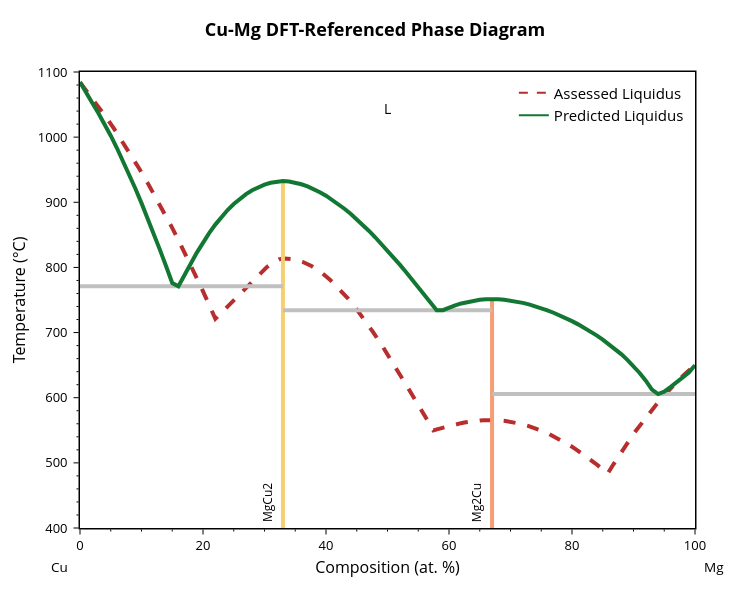

Notebook source saved alongside this figure:
### Code cell
# ============================================================
# STEP 1: Load system, generate initial prediction, establish asymptote
# ============================================================

bl_base = BinaryLiquid.from_cache(SYSTEM, param_format=PARAM_FORMAT)
bl_base.comp_range_fit_lim = 0.0
bl_base.init_error = False

# Ground-truth reference: never modified, used only for MAE evaluation
reference_liq = list(bl_base.digitized_liq)
ref_max_liq_temp = max(pt[1] for pt in reference_liq)
ref_min_liq_temp = min(pt[1] for pt in reference_liq)
x_range = (min(pt[0] for pt in reference_liq if 0 < pt[0] < 1),
           max(pt[0] for pt in reference_liq if 0 < pt[0] < 1))
CANDIDATE_GRID = np.linspace(x_range[0], x_range[1], 100)

print(f"Loaded {SYSTEM}: {len(reference_liq)} reference liquidus points, "
      f"x ∈ [{x_range[0]:.3f}, {x_range[1]:.3f}]")

# --- Initial prediction: DFT pseudo-constraint (no invariant constraints) ---
# from gliquid.production_model_runner import ProductionModelRunner
# runner = ProductionModelRunner(str(cfg.data_dir) + "/20260217_135723")
# # predict_system returns [L0_a, L0_b, L1_a]; L1_b = 0 for comb-exp format
# pred_params = runner.predict_system(SYSTEM) + [0]
pred_params = [-27000, -5.7, -17000, 0]
bl_base.update_params(pred_params)
initial_params = bl_base.get_params()
BLPlotter(bl_base).show('pred+liq')
print(f"Initial params: L0_a={initial_params[0]:.1f}  L0_b={initial_params[1]:.4f}  "
      f"L1_a={initial_params[2]:.1f}  L1_b={initial_params[3]:.4f}")

# --- MAE of the initial prediction (iteration 0 baseline, shared by all strategies) ---
bl_init_eval = copy.deepcopy(bl_base)
bl_init_eval.digitized_liq   = reference_liq
bl_init_eval.max_liq_temp    = ref_max_liq_temp
bl_init_eval.min_liq_temp    = ref_min_liq_temp
bl_init_eval.ignored_comp_ranges = []
bl_init_eval.update_phase_points()
INITIAL_MAE, _, INITIAL_MAPE, _ = bl_init_eval.calculate_deviation_metrics()
print(f"Initial prediction MAE: {INITIAL_MAE:.2f} K  |  MAPE: {INITIAL_MAPE:.2f} %")

# --- Asymptote: best MAE from standard full-data fitting ---
print("\nComputing full-fit asymptote (standard fitting on complete liquidus)...")
bl_full = copy.deepcopy(bl_base)
bl_full.digitized_liq        = reference_liq
bl_full.max_liq_temp         = ref_max_liq_temp
bl_full.min_liq_temp         = ref_min_liq_temp
bl_full.ignored_comp_ranges  = []
full_fit_results = bl_full.fit_parameters(n_opts=5, max_iter=64, verbose=False)
ASYMPTOTE_MAE  = min(r['mae']  for r in full_fit_results)
ASYMPTOTE_MAPE = min(r['mape'] for r in full_fit_results)
print(f"Full-fit asymptote:  MAE = {ASYMPTOTE_MAE:.2f} K  |  MAPE = {ASYMPTOTE_MAPE:.2f} %")

### Figure 1 — Plotly figure (JSON) as saved in the notebook; plotly's stock layout.template omitted (floating-point values rounded to 4 significant figures)
{"data": [{"line": {"color": "#B82E2E", "dash": "dash", "width": 4}, "mode": "lines", "showlegend": false, "type": "scatter", "x": [0.03812, 1.448, 2.85, 4.236, 5.606, 6.96, 8.298, 9.62, 10.93, 12.22, 13.5, 14.76, 16.01, 17.24, 18.46, 19.66, 20.86, 22.01, 22.94, 23.87, 24.74, 25.57, 26.36, 27.11, 27.82, 28.49, 29.13, 29.73, 30.31, 30.86, 31.38, 31.89, 32.37, 32.83, 33.28, 34.77, 36.25, 37.71, 39.16, 40.6, 42.02, 43.44, 44.85, 46.26, 47.66, 49.06, 50.46, 51.86, 53.26, 54.66, 56.07, 57.47, 58.03, 58.61, 59.18, 59.75, 60.31, 60.86, 61.41, 61.95, 62.49, 63.02, 63.55, 64.08, 64.6, 65.12, 65.63, 66.15, 66.66, 67.94, 69.2, 70.44, 71.66, 72.85, 74.03, 75.18, 76.32, 77.44, 78.55, 79.63, 80.7, 81.76, 82.8, 83.83, 84.84, 85.81, 86.53, 87.3, 88.07, 88.85, 89.65, 90.45, 91.27, 92.1, 92.93, 93.78, 94.64, 95.5, 96.38, 97.27, 98.16, 99.06, 99.96], "y": [1084.0, 1067.0, 1049.0, 1031.0, 1012.0, 992.4, 972.4, 951.9, 930.9, 909.4, 887.4, 864.9, 841.9, 818.5, 794.6, 770.3, 745.6, 721.0, 729.8, 738.7, 747.2, 755.4, 763.2, 770.6, 777.5, 783.9, 789.8, 795.2, 799.9, 804.0, 807.4, 810.2, 812.2, 813.4, 813.9, 812.5, 808.3, 801.7, 792.8, 781.7, 768.6, 753.8, 737.5, 719.7, 700.7, 680.7, 659.9, 638.4, 616.4, 594.2, 571.8, 549.8, 551.4, 553.0, 554.6, 556.0, 557.4, 558.7, 559.9, 560.9, 561.9, 562.8, 563.5, 564.2, 564.7, 565.1, 565.4, 565.6, 565.7, 565.3, 564.2, 562.4, 559.9, 556.8, 553.1, 548.9, 544.1, 538.8, 533.1, 527.0, 520.5, 513.6, 506.4, 498.9, 491.2, 483.6, 494.8, 506.3, 517.5, 528.6, 539.5, 550.1, 560.6, 570.7, 580.7, 590.4, 599.8, 608.9, 617.8, 626.4, 634.6, 642.6, 650.1]}, {"hovertemplate": "label=MgCu2<br>x=%{x}<br>t=%{y}<extra></extra>", "legendgroup": "MgCu2", "line": {"color": "rgb(246, 207, 113)", "dash": "solid", "width": 4}, "marker": {"symbol": "circle"}, "mode": "lines", "name": "MgCu2", "orientation": "v", "showlegend": false, "type": "scatter", "x": [33, 33, 33, 33, 33, 33, 33, 33, 33, 33, 33, 33, 33, 33, 33, 33, 33, 33, 33, 33, 33, 33, 33, 33, 33, 33, 33, 33, 33, 33, 33, 33, 33, 33, 33, 33, 33, 33, 33, 33, 33, 33, 33, 33], "xaxis": "x", "y": [771.0, 734.2, 769.8, 746.0, 758.0, 924.3, 910.1, 793.0, 781.5, 804.2, 815.2, 825.9, 874.0, 905.5, 915.5, 920.3, 897.4, 904.0, 852.7, 846.3, 836.3, 890.1, 882.3, 856.0, 865.2, 931.8, 930.0, 923.3, 927.2, 932.7, 897.4, 838.4, 822.7, 918.5, 912.6, 931.9, 888.0, 787.2, 805.6, 927.6, 930.1, 865.7, 877.5, -273.1], "yaxis": "y"}, {"hovertemplate": "label=Mg2Cu<br>x=%{x}<br>t=%{y}<extra></extra>", "legendgroup": "Mg2Cu", "line": {"color": "rgb(248, 156, 116)", "dash": "solid", "width": 4}, "marker": {"symbol": "circle"}, "mode": "lines", "name": "Mg2Cu", "orientation": "v", "showlegend": false, "type": "scatter", "x": [67, 67, 67, 67, 67, 67, 67, 67, 67, 67, 67, 67, 67, 67, 67, 67, 67, 67, 67, 67, 67, 67, 67, 67, 67, 67, 67, 67, 67, 67, 67, 67, 67, 67, 67, 67, 67, 67], "xaxis": "x", "y": [605.6, 734.2, 626.1, 612.5, 741.8, 638.0, 695.7, 747.1, 744.7, 734.3, 738.3, 658.2, 648.6, 689.2, 682.3, 666.9, 674.9, 726.5, 722.2, 712.6, 717.5, 707.3, 701.7, 730.5, 734.1, 740.5, 737.5, 749.2, 747.6, 743.2, 745.6, 750.4, 751.7, 751.3, 749.0, 750.4, 751.3, -273.1], "yaxis": "y"}, {"hovertemplate": "x=%{x}<br>y=%{y}<extra></extra>", "legendgroup": "", "line": {"color": "Silver", "dash": "solid", "width": 4}, "marker": {"symbol": "circle"}, "mode": "lines", "name": "", "orientation": "v", "showlegend": false, "type": "scatter", "x": [0, 16, 33], "xaxis": "x", "y": [771.0, 771.0, 771.0], "yaxis": "y"}, {"hovertemplate": "x=%{x}<br>y=%{y}<extra></extra>", "legendgroup": "", "line": {"color": "Silver", "dash": "solid", "width": 4}, "marker": {"symbol": "circle"}, "mode": "lines", "name": "", "orientation": "v", "showlegend": false, "type": "scatter", "x": [67, 94, 100], "xaxis": "x", "y": [605.6, 605.6, 605.6], "yaxis": "y"}, {"hovertemplate": "x=%{x}<br>y=%{y}<extra></extra>", "legendgroup": "", "line": {"color": "Silver", "dash": "solid", "width": 4}, "marker": {"symbol": "circle"}, "mode": "lines", "name": "", "orientation": "v", "showlegend": false, "type": "scatter", "x": [33, 58.0, 67], "xaxis": "x", "y": [734.2, 734.2, 734.2], "yaxis": "y"}, {"hovertemplate": "label=L<br>x=%{x}<br>t=%{y}<extra></extra>", "legendgroup": "L", "line": {"color": "#117733", "dash": "solid", "width": 4}, "marker": {"symbol": "circle"}, "mode": "lines", "name": "L", "orientation": "v", "showlegend": false, "type": "scatter", "x": [0, 1, 2, 3, 4, 5, 6, 7.0, 8, 9, 10, 11, 12, 13, 14.0, 15, 16, 17, 18, 19, 20, 21, 22, 23, 24, 25, 26, 27, 28.0, 29.0, 30, 31, 32, 33, 34, 35, 36, 37, 38, 39, 40, 41, 42, 43, 44, 45, 46, 47, 48, 49, 50, 51, 52, 53, 54, 55.0, 56.0, 57.0, 58.0, 59, 60, 61, 62, 63, 64, 65, 66, 67, 68, 69, 70, 71, 72, 73, 74, 75, 76, 77, 78, 79, 80, 81, 82, 83, 84, 85, 86, 87, 88, 89, 90, 91, 92, 93, 94, 95, 96, 97, 98, 99, 100], "xaxis": "x", "y": [1085.0, 1067.0, 1052.0, 1037.0, 1020.0, 1002.0, 983.3, 963.5, 942.8, 921.1, 898.7, 875.5, 851.6, 827.0, 801.8, 776.0, 771.0, 787.2, 805.6, 822.7, 838.4, 852.7, 865.7, 877.5, 888.0, 897.4, 905.5, 912.6, 918.5, 923.3, 927.2, 930.0, 931.8, 932.7, 931.9, 930.1, 927.6, 924.3, 920.3, 915.5, 910.1, 904.0, 897.4, 890.1, 882.3, 874.0, 865.2, 856.0, 846.3, 836.3, 825.9, 815.2, 804.2, 793.0, 781.5, 769.8, 758.0, 746.0, 734.2, 734.3, 738.3, 741.8, 744.7, 747.1, 749.0, 750.4, 751.3, 751.7, 751.3, 750.4, 749.2, 747.6, 745.6, 743.2, 740.5, 737.5, 734.1, 730.5, 726.5, 722.2, 717.5, 712.6, 707.3, 701.7, 695.7, 689.2, 682.3, 674.9, 666.9, 658.2, 648.6, 638.0, 626.1, 612.5, 605.6, 609.4, 616.2, 623.3, 630.7, 638.7, 649.9], "yaxis": "y"}, {"line": {"color": "#B82E2E", "dash": "dash"}, "mode": "lines", "name": "Assessed Liquidus", "showlegend": true, "type": "scatter", "x": [null], "y": [null]}, {"marker": {"color": "#117733"}, "mode": "lines", "name": "Predicted Liquidus", "showlegend": true, "type": "scatter", "x": [null], "y": [null]}], "layout": {"annotations": [{"borderpad": 5, "font": {"color": "black", "size": 12}, "showarrow": false, "text": "MgCu2", "textangle": -90, "x": 30.5, "y": 400, "yanchor": "bottom"}, {"borderpad": 5, "font": {"color": "black", "size": 12}, "showarrow": false, "text": "Mg2Cu", "textangle": -90, "x": 64.5, "y": 400, "yanchor": "bottom"}, {"font": {"color": "black", "size": 14}, "showarrow": false, "text": "L", "x": 50, "y": 1044}, {"font": {"color": "black", "size": 13.5}, "showarrow": false, "text": "Cu", "x": -0.05, "xanchor": "left", "xref": "paper", "y": -0.086, "yanchor": "middle", "yref": "paper"}, {"font": {"color": "black", "size": 13.5}, "showarrow": false, "text": "Mg", "x": 1.05, "xanchor": "right", "xref": "paper", "y": -0.086, "yanchor": "middle", "yref": "paper"}], "font": {"color": "black", "size": 13}, "height": 600, "legend": {"font": {"size": 15}, "x": 0.99, "xanchor": "right", "y": 0.99, "yanchor": "top"}, "margin": {"b": 72, "r": 55, "t": 72}, "plot_bgcolor": "white", "showlegend": true, "title": {"font": {"color": "black", "size": 18}, "text": "<b>Cu-Mg DFT-Referenced Phase Diagram</b>", "x": 0.5, "xanchor": "center", "yanchor": "bottom"}, "width": 750, "xaxis": {"linecolor": "black", "linewidth": 1.5, "minor": {"nticks": 5, "tickcolor": "black", "ticklen": 2, "ticks": "outside", "tickwidth": 1}, "mirror": true, "range": [0, 100], "showline": true, "tickcolor": "black", "tickformat": ".0f", "ticklen": 5, "ticks": "outside", "tickwidth": 1, "title": {"font": {"size": 16}, "standoff": 8, "text": "Composition (at. %)"}}, "yaxis": {"linecolor": "black", "linewidth": 1.5, "minor": {"nticks": 5, "tickcolor": "black", "ticklen": 2, "ticks": "outside", "tickwidth": 1}, "mirror": true, "range": [400, 1100], "showline": true, "tickcolor": "black", "ticklen": 5, "ticks": "outside", "ticksuffix": " ", "tickwidth": 1, "title": {"font": {"size": 16}, "standoff": 8, "text": "Temperature (°C)"}}}}
